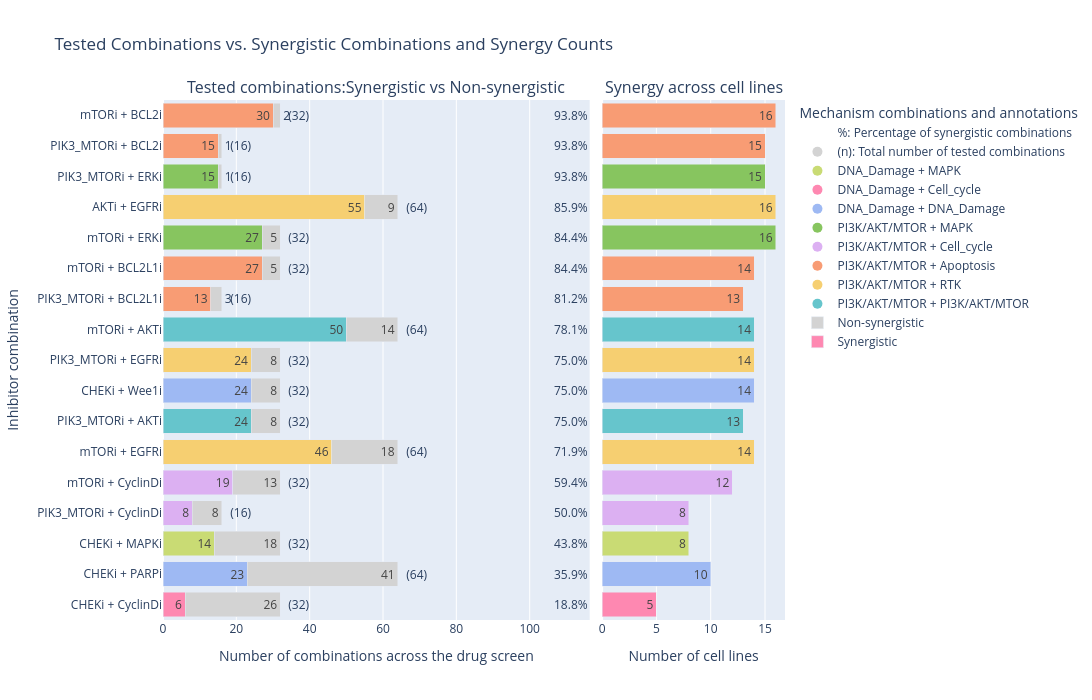
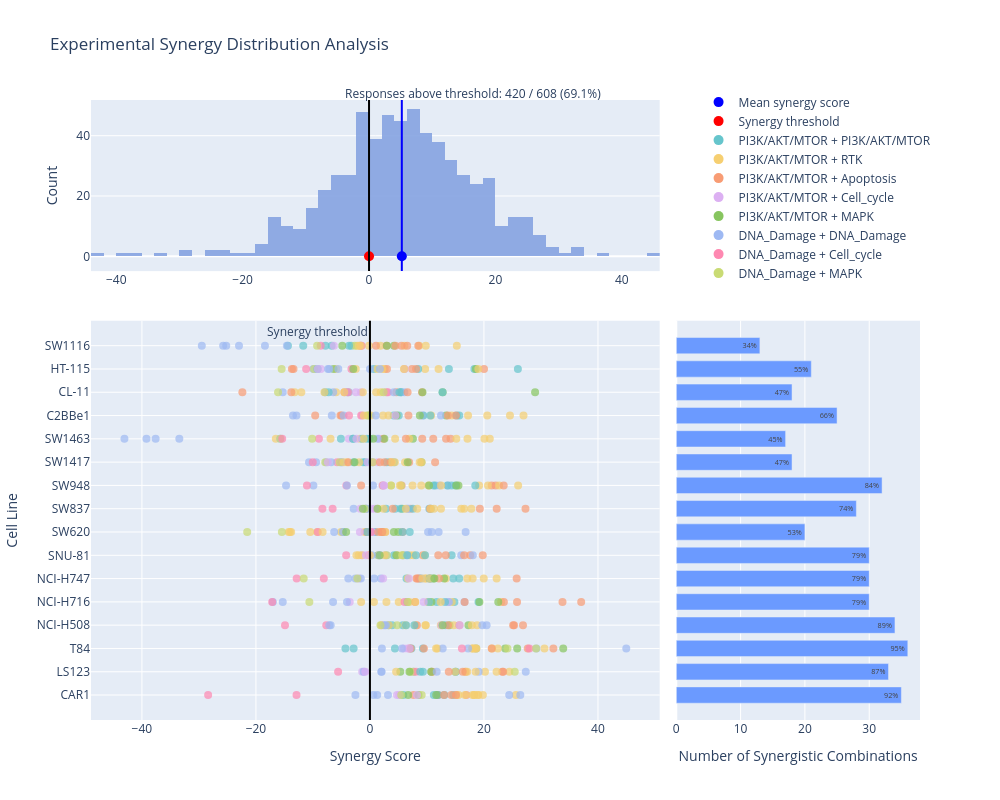

Write notebook code for charts like these, in order.
### Code cell
from synco.plotting.exp_distributions import make_experimental_distribution_plots

make_experimental_distribution_plots(str(results_dir), plots_dir=str(plots_dir), show=True)

### Figure 1 — Plotly figure (JSON) as saved in the notebook; plotly's stock layout.template omitted (floating-point values rounded to 4 significant figures)
{"data": [{"hoverinfo": "x+y+text", "marker": {"color": ["rgb(254, 136, 177)", "rgb(158, 185, 243)", "rgb(201, 219, 116)", "rgb(220, 176, 242)", "rgb(220, 176, 242)", "rgb(246, 207, 113)", "rgb(102, 197, 204)", "rgb(158, 185, 243)", "rgb(246, 207, 113)", "rgb(102, 197, 204)", "rgb(248, 156, 116)", "rgb(248, 156, 116)", "rgb(135, 197, 95)", "rgb(246, 207, 113)", "rgb(135, 197, 95)", "rgb(248, 156, 116)", "rgb(248, 156, 116)"]}, "name": "Synergistic", "orientation": "h", "text": [6.0, 23.0, 14.0, 8.0, 19.0, 46.0, 24.0, 24.0, 24.0, 50.0, 13.0, 27.0, 27.0, 55.0, 15.0, 15.0, 30.0], "type": "bar", "x": [6, 23, 14, 8, 19, 46, 24, 24, 24, 50, 13, 27, 27, 55, 15, 15, 30], "xaxis": "x", "y": ["CHEKi + CyclinDi", "CHEKi + PARPi", "CHEKi + MAPKi", "PIK3_MTORi + CyclinDi", "mTORi + CyclinDi", "mTORi + EGFRi", "PIK3_MTORi + AKTi", "CHEKi + Wee1i", "PIK3_MTORi + EGFRi", "mTORi + AKTi", "PIK3_MTORi + BCL2L1i", "mTORi + BCL2L1i", "mTORi + ERKi", "AKTi + EGFRi", "PIK3_MTORi + ERKi", "PIK3_MTORi + BCL2i", "mTORi + BCL2i"], "yaxis": "y"}, {"hoverinfo": "x+y+text", "marker": {"color": "lightgray"}, "name": "Non-synergistic", "orientation": "h", "text": [26.0, 41.0, 18.0, 8.0, 13.0, 18.0, 8.0, 8.0, 8.0, 14.0, 3.0, 5.0, 5.0, 9.0, 1.0, 1.0, 2.0], "type": "bar", "x": [26, 41, 18, 8, 13, 18, 8, 8, 8, 14, 3, 5, 5, 9, 1, 1, 2], "xaxis": "x", "y": ["CHEKi + CyclinDi", "CHEKi + PARPi", "CHEKi + MAPKi", "PIK3_MTORi + CyclinDi", "mTORi + CyclinDi", "mTORi + EGFRi", "PIK3_MTORi + AKTi", "CHEKi + Wee1i", "PIK3_MTORi + EGFRi", "mTORi + AKTi", "PIK3_MTORi + BCL2L1i", "mTORi + BCL2L1i", "mTORi + ERKi", "AKTi + EGFRi", "PIK3_MTORi + ERKi", "PIK3_MTORi + BCL2i", "mTORi + BCL2i"], "yaxis": "y"}, {"hoverinfo": "x+y+text", "marker": {"color": ["rgb(254, 136, 177)", "rgb(158, 185, 243)", "rgb(201, 219, 116)", "rgb(220, 176, 242)", "rgb(220, 176, 242)", "rgb(246, 207, 113)", "rgb(102, 197, 204)", "rgb(158, 185, 243)", "rgb(246, 207, 113)", "rgb(102, 197, 204)", "rgb(248, 156, 116)", "rgb(248, 156, 116)", "rgb(135, 197, 95)", "rgb(246, 207, 113)", "rgb(135, 197, 95)", "rgb(248, 156, 116)", "rgb(248, 156, 116)"]}, "name": "Mean synergy", "orientation": "h", "showlegend": false, "text": [5.0, 10.0, 8.0, 8.0, 12.0, 14.0, 13.0, 14.0, 14.0, 14.0, 13.0, 14.0, 16.0, 16.0, 15.0, 15.0, 16.0], "type": "bar", "x": [5, 10, 8, 8, 12, 14, 13, 14, 14, 14, 13, 14, 16, 16, 15, 15, 16], "xaxis": "x2", "y": ["CHEKi + CyclinDi", "CHEKi + PARPi", "CHEKi + MAPKi", "PIK3_MTORi + CyclinDi", "mTORi + CyclinDi", "mTORi + EGFRi", "PIK3_MTORi + AKTi", "CHEKi + Wee1i", "PIK3_MTORi + EGFRi", "mTORi + AKTi", "PIK3_MTORi + BCL2L1i", "mTORi + BCL2L1i", "mTORi + ERKi", "AKTi + EGFRi", "PIK3_MTORi + ERKi", "PIK3_MTORi + BCL2i", "mTORi + BCL2i"], "yaxis": "y2"}, {"marker": {"color": "rgb(102, 197, 204)", "size": 10}, "mode": "markers", "name": "PI3K/AKT/MTOR + PI3K/AKT/MTOR", "showlegend": true, "type": "scatter", "x": [null], "y": [null]}, {"marker": {"color": "rgb(246, 207, 113)", "size": 10}, "mode": "markers", "name": "PI3K/AKT/MTOR + RTK", "showlegend": true, "type": "scatter", "x": [null], "y": [null]}, {"marker": {"color": "rgb(248, 156, 116)", "size": 10}, "mode": "markers", "name": "PI3K/AKT/MTOR + Apoptosis", "showlegend": true, "type": "scatter", "x": [null], "y": [null]}, {"marker": {"color": "rgb(220, 176, 242)", "size": 10}, "mode": "markers", "name": "PI3K/AKT/MTOR + Cell_cycle", "showlegend": true, "type": "scatter", "x": [null], "y": [null]}, {"marker": {"color": "rgb(135, 197, 95)", "size": 10}, "mode": "markers", "name": "PI3K/AKT/MTOR + MAPK", "showlegend": true, "type": "scatter", "x": [null], "y": [null]}, {"marker": {"color": "rgb(158, 185, 243)", "size": 10}, "mode": "markers", "name": "DNA_Damage + DNA_Damage", "showlegend": true, "type": "scatter", "x": [null], "y": [null]}, {"marker": {"color": "rgb(254, 136, 177)", "size": 10}, "mode": "markers", "name": "DNA_Damage + Cell_cycle", "showlegend": true, "type": "scatter", "x": [null], "y": [null]}, {"marker": {"color": "rgb(201, 219, 116)", "size": 10}, "mode": "markers", "name": "DNA_Damage + MAPK", "showlegend": true, "type": "scatter", "x": [null], "y": [null]}, {"marker": {"color": "lightgray", "size": 10}, "mode": "markers", "name": "(n): Total number of tested combinations", "showlegend": true, "type": "scatter", "x": [null], "y": [null]}, {"marker": {"color": "rgba(0,0,0,0)", "size": 10}, "mode": "markers", "name": "%: Percentage of synergistic combinations", "showlegend": true, "type": "scatter", "x": [null], "y": [null]}], "layout": {"annotations": [{"font": {"size": 16}, "showarrow": false, "text": "Tested combinations:Synergistic vs Non-synergistic", "x": 0.343, "xanchor": "center", "xref": "paper", "y": 1, "yanchor": "bottom", "yref": "paper"}, {"font": {"size": 16}, "showarrow": false, "text": "Synergy across cell lines", "x": 0.853, "xanchor": "center", "xref": "paper", "y": 1, "yanchor": "bottom", "yref": "paper"}, {"font": {"size": 12}, "showarrow": false, "text": "18.8%", "x": 106, "xanchor": "left", "y": "CHEKi + CyclinDi", "yanchor": "middle"}, {"font": {"size": 12}, "showarrow": false, "text": "35.9%", "x": 106, "xanchor": "left", "y": "CHEKi + PARPi", "yanchor": "middle"}, {"font": {"size": 12}, "showarrow": false, "text": "43.8%", "x": 106, "xanchor": "left", "y": "CHEKi + MAPKi", "yanchor": "middle"}, {"font": {"size": 12}, "showarrow": false, "text": "50.0%", "x": 106, "xanchor": "left", "y": "PIK3_MTORi + CyclinDi", "yanchor": "middle"}, {"font": {"size": 12}, "showarrow": false, "text": "59.4%", "x": 106, "xanchor": "left", "y": "mTORi + CyclinDi", "yanchor": "middle"}, {"font": {"size": 12}, "showarrow": false, "text": "71.9%", "x": 106, "xanchor": "left", "y": "mTORi + EGFRi", "yanchor": "middle"}, {"font": {"size": 12}, "showarrow": false, "text": "75.0%", "x": 106, "xanchor": "left", "y": "PIK3_MTORi + AKTi", "yanchor": "middle"}, {"font": {"size": 12}, "showarrow": false, "text": "75.0%", "x": 106, "xanchor": "left", "y": "CHEKi + Wee1i", "yanchor": "middle"}, {"font": {"size": 12}, "showarrow": false, "text": "75.0%", "x": 106, "xanchor": "left", "y": "PIK3_MTORi + EGFRi", "yanchor": "middle"}, {"font": {"size": 12}, "showarrow": false, "text": "78.1%", "x": 106, "xanchor": "left", "y": "mTORi + AKTi", "yanchor": "middle"}, {"font": {"size": 12}, "showarrow": false, "text": "81.2%", "x": 106, "xanchor": "left", "y": "PIK3_MTORi + BCL2L1i", "yanchor": "middle"}, {"font": {"size": 12}, "showarrow": false, "text": "84.4%", "x": 106, "xanchor": "left", "y": "mTORi + BCL2L1i", "yanchor": "middle"}, {"font": {"size": 12}, "showarrow": false, "text": "84.4%", "x": 106, "xanchor": "left", "y": "mTORi + ERKi", "yanchor": "middle"}, {"font": {"size": 12}, "showarrow": false, "text": "85.9%", "x": 106, "xanchor": "left", "y": "AKTi + EGFRi", "yanchor": "middle"}, {"font": {"size": 12}, "showarrow": false, "text": "93.8%", "x": 106, "xanchor": "left", "y": "PIK3_MTORi + ERKi", "yanchor": "middle"}, {"font": {"size": 12}, "showarrow": false, "text": "93.8%", "x": 106, "xanchor": "left", "y": "PIK3_MTORi + BCL2i", "yanchor": "middle"}, {"font": {"size": 12}, "showarrow": false, "text": "93.8%", "x": 106, "xanchor": "left", "y": "mTORi + BCL2i", "yanchor": "middle"}, {"font": {"size": 12}, "showarrow": false, "text": "  (32)", "x": 32, "xanchor": "left", "y": "CHEKi + CyclinDi", "yanchor": "middle"}, {"font": {"size": 12}, "showarrow": false, "text": "  (64)", "x": 64, "xanchor": "left", "y": "CHEKi + PARPi", "yanchor": "middle"}, {"font": {"size": 12}, "showarrow": false, "text": "  (32)", "x": 32, "xanchor": "left", "y": "CHEKi + MAPKi", "yanchor": "middle"}, {"font": {"size": 12}, "showarrow": false, "text": "  (16)", "x": 16, "xanchor": "left", "y": "PIK3_MTORi + CyclinDi", "yanchor": "middle"}, {"font": {"size": 12}, "showarrow": false, "text": "  (32)", "x": 32, "xanchor": "left", "y": "mTORi + CyclinDi", "yanchor": "middle"}, {"font": {"size": 12}, "showarrow": false, "text": "  (64)", "x": 64, "xanchor": "left", "y": "mTORi + EGFRi", "yanchor": "middle"}, {"font": {"size": 12}, "showarrow": false, "text": "  (32)", "x": 32, "xanchor": "left", "y": "PIK3_MTORi + AKTi", "yanchor": "middle"}, {"font": {"size": 12}, "showarrow": false, "text": "  (32)", "x": 32, "xanchor": "left", "y": "CHEKi + Wee1i", "yanchor": "middle"}, {"font": {"size": 12}, "showarrow": false, "text": "  (32)", "x": 32, "xanchor": "left", "y": "PIK3_MTORi + EGFRi", "yanchor": "middle"}, {"font": {"size": 12}, "showarrow": false, "text": "  (64)", "x": 64, "xanchor": "left", "y": "mTORi + AKTi", "yanchor": "middle"}, {"font": {"size": 12}, "showarrow": false, "text": "  (16)", "x": 16, "xanchor": "left", "y": "PIK3_MTORi + BCL2L1i", "yanchor": "middle"}, {"font": {"size": 12}, "showarrow": false, "text": "  (32)", "x": 32, "xanchor": "left", "y": "mTORi + BCL2L1i", "yanchor": "middle"}, {"font": {"size": 12}, "showarrow": false, "text": "  (32)", "x": 32, "xanchor": "left", "y": "mTORi + ERKi", "yanchor": "middle"}, {"font": {"size": 12}, "showarrow": false, "text": "  (64)", "x": 64, "xanchor": "left", "y": "AKTi + EGFRi", "yanchor": "middle"}, {"font": {"size": 12}, "showarrow": false, "text": "  (16)", "x": 16, "xanchor": "left", "y": "PIK3_MTORi + ERKi", "yanchor": "middle"}, {"font": {"size": 12}, "showarrow": false, "text": "  (16)", "x": 16, "xanchor": "left", "y": "PIK3_MTORi + BCL2i", "yanchor": "middle"}, {"font": {"size": 12}, "showarrow": false, "text": "  (32)", "x": 32, "xanchor": "left", "y": "mTORi + BCL2i", "yanchor": "middle"}], "barmode": "stack", "height": 700, "legend": {"orientation": "v", "title": {"text": "Mechanism combinations and annotations"}, "x": 1.02, "xanchor": "left", "y": 1, "yanchor": "top"}, "title": {"text": "Tested Combinations vs. Synergistic Combinations and Synergy Counts"}, "width": 1400, "xaxis": {"anchor": "y", "domain": [0, 0.686], "title": {"text": "Number of combinations across the drug screen"}}, "xaxis2": {"anchor": "y2", "domain": [0.706, 1], "title": {"text": "Number of cell lines"}}, "yaxis": {"anchor": "x", "domain": [0, 1], "title": {"text": "Inhibitor combination"}}, "yaxis2": {"anchor": "x2", "domain": [0, 1], "matches": "y", "showticklabels": false}}}

### Figure 2 — Plotly figure (JSON) as saved in the notebook; plotly's stock layout.template omitted (floating-point values rounded to 4 significant figures; data arrays with more than 128 entries replaced by an {"elided": "..."} marker saying what was removed)
{"data": [{"marker": {"color": "#85A3E2"}, "nbinsx": 60, "opacity": 0.9, "showlegend": false, "type": "histogram", "x": {"elided": "608 float values"}, "xaxis": "x", "yaxis": "y"}, {"marker": {"color": "blue", "size": 10}, "mode": "markers", "name": "Mean synergy score", "showlegend": true, "type": "scatter", "x": [5.189], "xaxis": "x", "y": [0], "yaxis": "y"}, {"marker": {"color": "red", "size": 10}, "mode": "markers", "name": "Synergy threshold", "showlegend": true, "type": "scatter", "x": [0], "xaxis": "x", "y": [0], "yaxis": "y"}, {"hoverinfo": "text+x", "marker": {"color": {"elided": "608 str values"}, "opacity": 0.7, "size": 8}, "mode": "markers", "name": "Drug Combination", "showlegend": false, "text": {"elided": "608 str values"}, "type": "scatter", "x": {"elided": "608 float values"}, "xaxis": "x3", "y": {"elided": "608 str values"}, "yaxis": "y3"}, {"marker": {"color": "rgb(102, 197, 204)", "size": 10}, "mode": "markers", "name": "PI3K/AKT/MTOR + PI3K/AKT/MTOR", "showlegend": true, "type": "scatter", "x": [null], "y": [null]}, {"marker": {"color": "rgb(246, 207, 113)", "size": 10}, "mode": "markers", "name": "PI3K/AKT/MTOR + RTK", "showlegend": true, "type": "scatter", "x": [null], "y": [null]}, {"marker": {"color": "rgb(248, 156, 116)", "size": 10}, "mode": "markers", "name": "PI3K/AKT/MTOR + Apoptosis", "showlegend": true, "type": "scatter", "x": [null], "y": [null]}, {"marker": {"color": "rgb(220, 176, 242)", "size": 10}, "mode": "markers", "name": "PI3K/AKT/MTOR + Cell_cycle", "showlegend": true, "type": "scatter", "x": [null], "y": [null]}, {"marker": {"color": "rgb(135, 197, 95)", "size": 10}, "mode": "markers", "name": "PI3K/AKT/MTOR + MAPK", "showlegend": true, "type": "scatter", "x": [null], "y": [null]}, {"marker": {"color": "rgb(158, 185, 243)", "size": 10}, "mode": "markers", "name": "DNA_Damage + DNA_Damage", "showlegend": true, "type": "scatter", "x": [null], "y": [null]}, {"marker": {"color": "rgb(254, 136, 177)", "size": 10}, "mode": "markers", "name": "DNA_Damage + Cell_cycle", "showlegend": true, "type": "scatter", "x": [null], "y": [null]}, {"marker": {"color": "rgb(201, 219, 116)", "size": 10}, "mode": "markers", "name": "DNA_Damage + MAPK", "showlegend": true, "type": "scatter", "x": [null], "y": [null]}, {"hoverinfo": "x+y+text", "marker": {"color": "#6B9AFF"}, "name": "No. synergies per cell line", "orientation": "h", "showlegend": false, "text": [92.11, 86.84, 94.74, 89.47, 78.95, 78.95, 78.95, 52.63, 73.68, 84.21, 47.37, 44.74, 65.79, 47.37, 55.26, 34.21], "textfont": {"size": 12}, "textposition": "inside", "texttemplate": "%{text:.0f}%", "type": "bar", "width": 0.7, "x": [35, 33, 36, 34, 30, 30, 30, 20, 28, 32, 18, 17, 25, 18, 21, 13], "xaxis": "x4", "y": ["CAR1", "LS123", "T84", "NCI-H508", "NCI-H716", "NCI-H747", "SNU-81", "SW620", "SW837", "SW948", "SW1417", "SW1463", "C2BBe1", "CL-11", "HT-115", "SW1116"], "yaxis": "y4"}], "layout": {"annotations": [{"font": {"size": 12}, "showarrow": false, "text": "Responses above threshold: 420 / 608 (69.1%)", "x": 0.9, "xref": "x domain", "y": 1.1, "yref": "y domain"}, {"showarrow": false, "text": "Synergy threshold", "x": 0, "xanchor": "right", "xref": "x3", "y": 1, "yanchor": "top", "yref": "y3 domain"}], "height": 800, "legend": {"orientation": "v", "x": 1.02, "xanchor": "right", "y": 1.02, "yanchor": "top"}, "shapes": [{"line": {"color": "blue"}, "type": "line", "x0": 5.189, "x1": 5.189, "xref": "x", "y0": 0, "y1": 1, "yref": "y domain"}, {"line": {"color": "black"}, "type": "line", "x0": 0, "x1": 0, "xref": "x", "y0": 0, "y1": 1, "yref": "y domain"}, {"line": {"color": "black"}, "type": "line", "x0": 0, "x1": 0, "xref": "x3", "y0": 0, "y1": 1, "yref": "y3 domain"}], "showlegend": true, "title": {"text": "Experimental Synergy Distribution Analysis"}, "width": 1000, "xaxis": {"anchor": "y", "domain": [0, 0.686]}, "xaxis2": {"anchor": "y2", "domain": [0.706, 1], "showticklabels": false}, "xaxis3": {"anchor": "y3", "domain": [0, 0.686], "title": {"text": "Synergy Score"}}, "xaxis4": {"anchor": "y4", "domain": [0.706, 1], "title": {"text": "Number of Synergistic Combinations"}}, "yaxis": {"anchor": "x", "domain": [0.724, 1], "title": {"text": "Count"}}, "yaxis2": {"anchor": "x2", "domain": [0.724, 1], "matches": "y", "showticklabels": false}, "yaxis3": {"anchor": "x3", "domain": [0, 0.644], "title": {"text": "Cell Line"}}, "yaxis4": {"anchor": "x4", "domain": [0, 0.644], "matches": "y3", "showticklabels": false}}}
